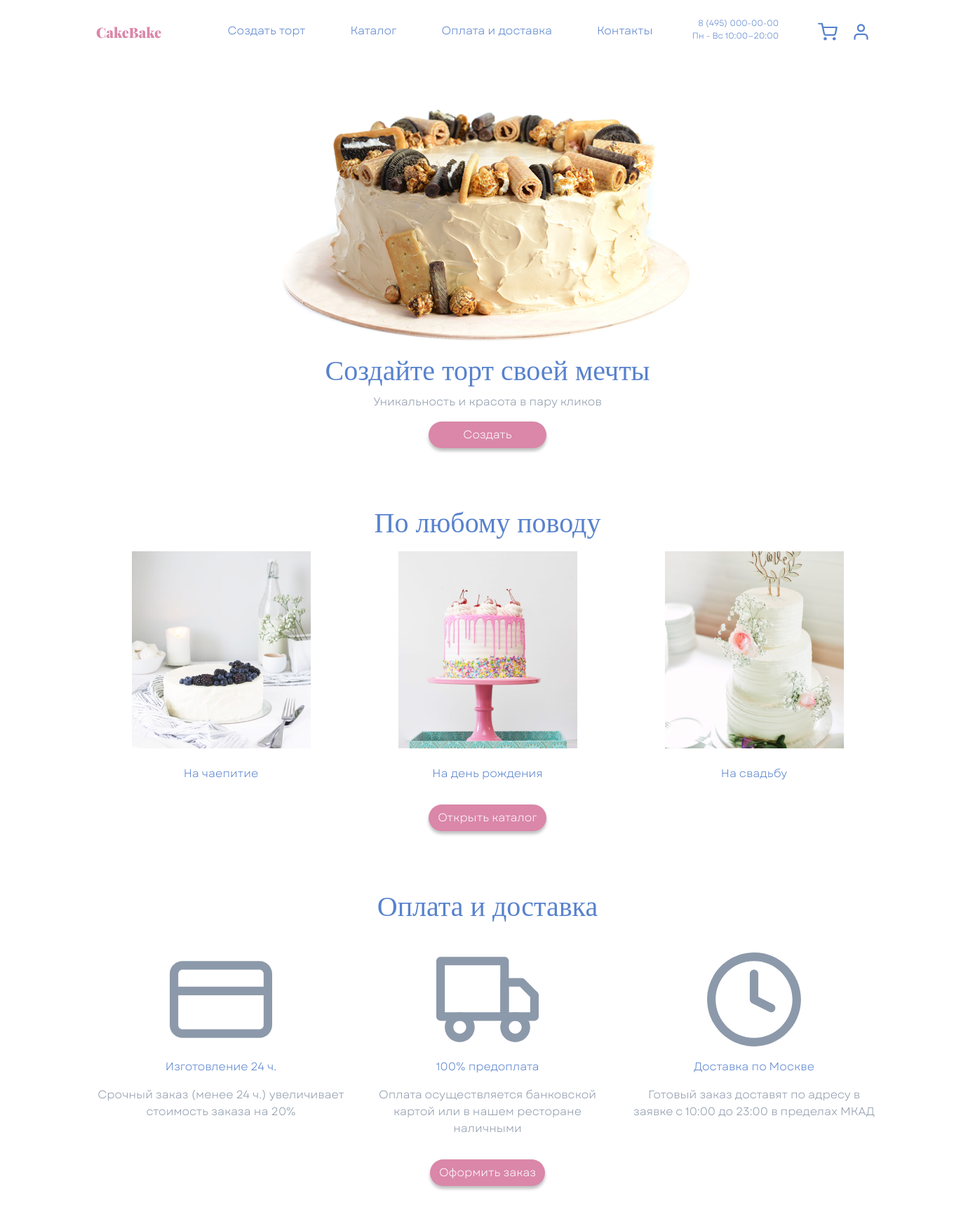
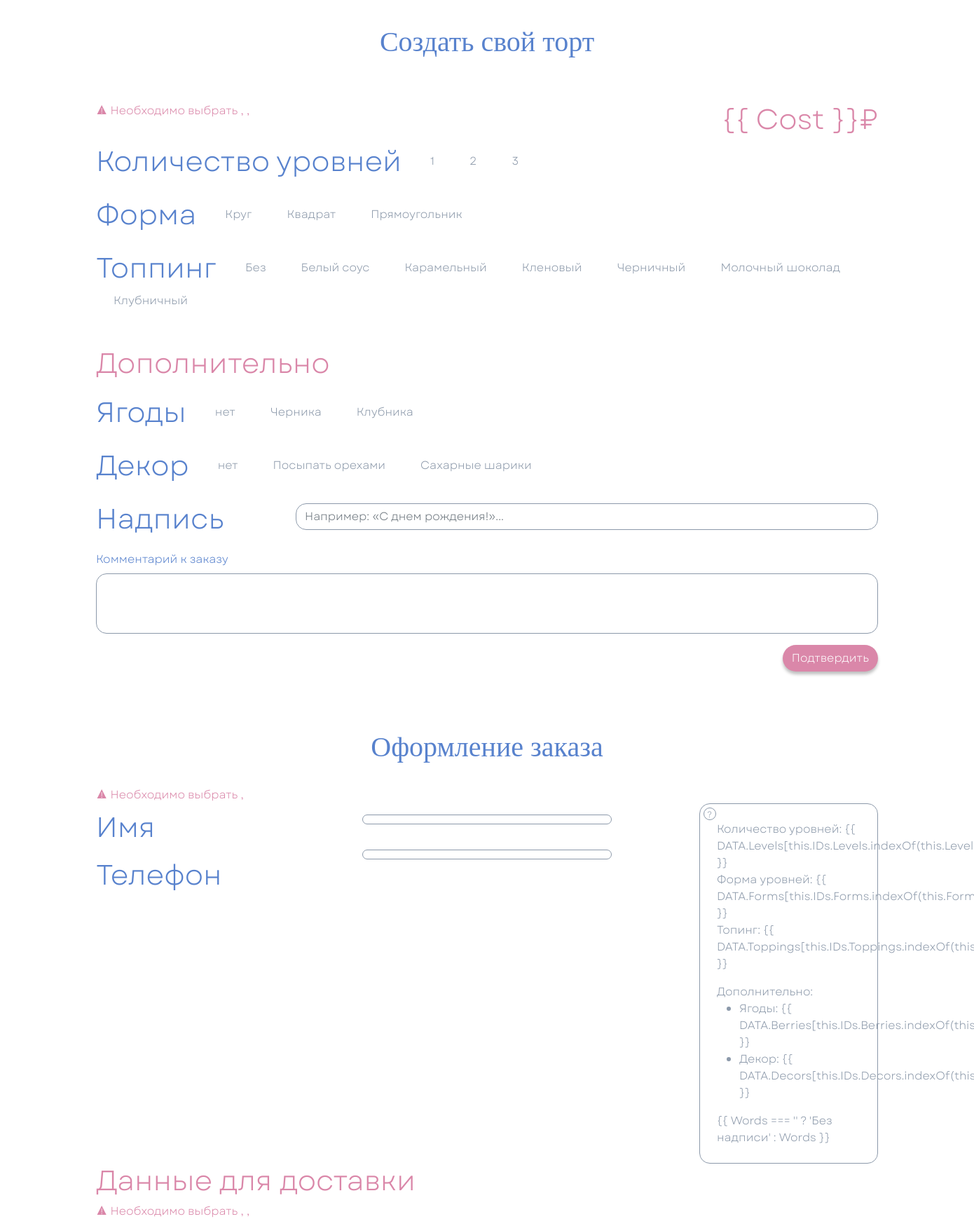
The page / (upper part) on the database its author committed (2 pictures, top to bottom).
### database/models.py (models this page shows, shortened)
class Layer(models.Model):
    num_layers = models.IntegerField(
        'Количество слоев',
    )
    price = models.DecimalField(
        'Цена',
        max_digits=6,
        decimal_places=2,
        null=True,
        default=0
    )
    image = models.ImageField(
        'Изображение',
        null=True,
        blank=True,
    )
    available = models.BooleanField(
        'Доступно к заказу',
        default=True,
    )
    @property
    def int_price(self):
        return int(self.price)
    class Meta:
        verbose_name = 'Опция количества слоев'
        verbose_name_plural = 'Опции количества слоев'

class Shape(models.Model):
    name = models.CharField(
        'Описание формы',
        max_length=100,
    )
    price = models.DecimalField(
        'Цена',
        max_digits=6,
        decimal_places=2,
        null=True,
        default=0
    )
    image = models.ImageField(
        'Изображение',
        null=True,
        blank=True,
    )
    available = models.BooleanField(
        'Доступно к заказу',
        default=True,
    )
    @property
    def int_price(self):
        return int(self.price)
    class Meta:
        verbose_name = 'Опция формы'
        verbose_name_plural = 'Опции формы'

class Topping(models.Model):
    name = models.CharField(
        'Описание топпинга',
        max_length=100,
    )
    price = models.DecimalField(
        'Цена',
        max_digits=6,
        decimal_places=2,
        null=True,
        default=0
    )
    image = models.ImageField(
        'Изображение',
        null=True,
        blank=True,
    )
    available = models.BooleanField(
        'Доступно к заказу',
        default=True,
    )
    @property
    def int_price(self):
        return int(self.price)
    class Meta:
        verbose_name = 'Опция топпинга'
        verbose_name_plural = 'Опции топпинга'

class Berries(models.Model):
    name = models.CharField(
        'Описание ягод',
        max_length=100,
    )
    price = models.DecimalField(
        'Цена',
        max_digits=6,
        decimal_places=2,
        null=True,
        default=0
    )
    image = models.ImageField(
        'Изображение',
        null=True,
        blank=True,
    )
    available = models.BooleanField(
        'Доступно к заказу',
        default=True,
    )
    @property
    def int_price(self):
        return int(self.price)
    class Meta:
        verbose_name = 'Опция ягод'
        verbose_name_plural = 'Опции ягод'

class Decor(models.Model):
    name = models.CharField(
        'Описание украшения',
        max_length=100,
    )
    price = models.DecimalField(
        'Цена',
        max_digits=6,
        decimal_places=2,
        null=True,
        default=0,
    )
    image = models.ImageField(
        'Изображение',
        null=True,
        blank=True,
    )
    available = models.BooleanField(
        'Доступно к заказу',
        default=True,
    )
    @property
    def int_price(self):
        return int(self.price)
    class Meta:
        verbose_name = 'Опция украшения'
        verbose_name_plural = 'Опции украшения'

### database/views.py (the view, shortened to what this page needs)
# urls.py: path('', IndexView.as_view(), name='index'),
class IndexView(View):
    def get(self, request):
        layers = Layer.objects.filter(available=True)
        context = {
            'layers': layers,
            'shapes': Shape.objects.filter(available=True),
            'toppings': Topping.objects.filter(available=True),
            'berries': Berries.objects.filter(available=True),
            'decors': Decor.objects.filter(available=True),
        }
        return render(request, 'index.html', context=context)

### templates/index.html (shortened to what this page needs)
{% load static %}
<!DOCTYPE html>
<html lang="en">
<head>
	<link href="https://cdn.jsdelivr.net/npm/bootstrap@5.0.2/dist/css/bootstrap.min.css" rel="stylesheet">
	<link rel="stylesheet" href="{% static 'Style.css' %}">
</head>
<body>
<header class="navbar navbar-expand-xl navbar-light fixed-top bg-white py-4">
	<nav class="container">
		<a class="navbar-brand" href="#">
			<img src="{% static 'img/Logo.svg' %}" alt="CakeBake">
		</a>
		<div class="collapse navbar-collapse justify-content-end" id="navbar">
			<ul class="navbar-nav">
				<li class="nav-item me-5">
					<a class="nav-link fw-lighter cake_blue" href="#step3">Создать торт</a>
				</li>
				<li class="nav-item me-5">
					<a class="nav-link fw-lighter cake_blue" href="#step2">Каталог</a>
				</li>
				<li class="nav-item me-5">
					<a class="nav-link fw-lighter cake_blue" href="#step4">Оплата и доставка</a>
				</li>
				<li class="nav-item me-5">
					<a class="nav-link fw-lighter cake_blue" href="#Contacts">Контакты</a>
				</li>
				<li class="nav-item d-block d-xl-flex flex-column align-items-end me-5">
					<small class="fw-lighter text-decoration-none fs_12 cake_blue">8 (495) 000-00-00</small>
					<small class="fw-lighter text-decoration-none fs_12 cake_blue">Пн - Вс 10:00—20:00</small>
				</li>
				<li class="nav-item d-flex align-items-center">
					<a class="nav-link fw-lighter me-1 cake_blue position-relative" href="#">
						<img src="{% static 'img/shopping-cart.svg' %}" alt="">
					</a>
					{% if user.is_authenticated %}
					<a class="nav-link fw-lighter me-1 cake_blue position-relative" href="{% url 'lk' %}">
						<img src="{% static 'img/user.svg' %}" alt="">
						<span class="position-absolute translate-middle badge rounded-pill cake__bg_pink fs_8 d-none">1</span>
					</a>
					<a class="nav-link fw-lighter cake_grey fs_12" href="{% url 'lk' %}">
						{{ user.name }}
					</a>
					{% else %}
					<a class="nav-link fw-lighter me-1 cake_blue position-relative" href="#RegModal" data-bs-toggle="modal">
						<img src="{% static 'img/user.svg' %}" alt="">
					</a>
					{% endif %}
				</li>
			</ul>
		</div>
	</nav>
</header>
<main>
	<div class="container mt-header">
		<article class="row position-relative">
			<div class="col-12 col-xxl-6 d-flex justify-content-center">
				<img class="max-w-full" src="{% static 'img/Cake.png' %}" alt="">
			</div>
			<div class="col-12 col-xxl-6 d-flex flex-column justify-content-center align-items-center align-items-xxl-start">
				<h1 class="font_Gogh fs_40 cake_blue">Создайте торт своей мечты</h1>
				<span class="cake_grey fw-lighter">Уникальность и красота в пару кликов</span>
				<a href="#step3" class="btn text-white rounded-pill px-5 mt-3 shadow-none cake__button cake__bg_pink">Создать</a>
			</div>
		</article>
		<article class="row pt-header d-flex justify-content-center" id="step2">
			<h2 class="font_Gogh fs_40 cake_blue text-center mb-3">По любому поводу</h2>
			<div class="col-12 col-sm-6 col-lg-4 d-flex flex-column align-items-center">
				<div class="card border-0 cake__hover">
					<a href="#" class="card-img-overlay"></a>
					<img src="{% static 'img/image1.png' %}" alt="" class="">
					<span class="cake_blue mt-4 fw-lighter mb-4 text-center">На чаепитие</span>
				</div>
			</div>
			<div class="col-12 col-sm-6 col-lg-4 d-flex flex-column align-items-center">
				<div class="card border-0 cake__hover">
					<a href="#" class="card-img-overlay"></a>
					<img src="{% static 'img/image2.png' %}" alt="" class="">
					<span class="cake_blue mt-4 fw-lighter mb-4 text-center">На день рождения</span>
				</div>
			</div>
			<div class="col-12 col-sm-6 col-lg-4 d-flex flex-column align-items-center">
				<div class="card border-0 cake__hover">
					<a href="#" class="card-img-overlay"></a>
					<img src="{% static 'img/image3.png' %}" alt="" class="">
					<span class="cake_blue mt-4 fw-lighter mb-4 text-center">На свадьбу</span>
				</div>
			</div>
			<div class="d-flex justify-content-center mt-2">
				<button class="btn text-white rounded-pill shadow-none cake__button cake__bg_pink">Открыть каталог</button>
			</div>
		</article>
		<article class="row pt-header text-center d-flex justify-content-center">
			<h2 class="font_Gogh fs_40 cake_blue text-center mb-5">Оплата и доставка</h2>
			<div class="col-12 col-sm-6 col-lg-4 d-flex flex-column align-items-center">
				<div class="d-flex align-items-center" style="height: 120px">
					<img src="{% static 'img/clock.svg' %}" alt="">
				</div>
				<span class="cake_blue mt-4 fw-lighter">Изготовление 24 ч.</span>
				<p class="cake_grey mt-3">Срочный заказ (менее 24 ч.) увеличивает стоимость заказа на 20%</p>
			</div>
			<div class="col-12 col-sm-6 col-lg-4 d-flex flex-column align-items-center">
				<div class="d-flex align-items-center" style="height: 120px">
					<img src="{% static 'img/card.svg' %}" alt="">
				</div>
				<span class="cake_blue mt-4 fw-lighter">100% предоплата</span>
				<p class="cake_grey mt-3">Оплата осуществляется банковской картой или в нашем ресторане наличными</p>
			</div>
			<div class="col-12 col-sm-6 col-lg-4 d-flex flex-column align-items-center">
				<div class="d-flex align-items-center" style="height: 120px">
					<img src="{% static 'img/deliv.svg' %}" alt="">
				</div>
				<span class="cake_blue mt-4 fw-lighter">Доставка по Москве</span>
				<p class="cake_grey mt-3">Готовый заказ доставят по адресу в заявке с 10:00 до 23:00 в пределах МКАД</p>
			</div>
			<div class="d-flex justify-content-center">
				<a href="#step3" class="btn text-white rounded-pill mt-3 shadow-none cake__button cake__bg_pink">Оформить заказ</a>
			</div>
		</article>
		<article id="VueApp">
			<section class="row pt-header" id="step3">
				<h2 class="font_Gogh fs_40 cake_blue text-center">Создать свой торт</h2>
				<v-form :validation-schema="schema1" @submit="ToStep4">
					<div class="d-flex justify-content-end align-items-center position-relative">
				<span class="cake_pink position-absolute start-0 top-50">
					<error-message name="layers" class="from__alert"></error-message>
					<error-message name="shape" class="from__alert"></error-message>
				</span>
					{% verbatim %}
						<span class="z-index-1 fs_40 cake_pink text-end mt-5" id="cost">{{ Cost }}₽</span>
					{% endverbatim %}
					</div>
					<div class="d-flex align-items-center flex-wrap mb-3">
						<span class="me-3 fs_40 cake_blue">Количество уровней</span>
						{% for layer in layers %}
						<label for="num{{layer.id}}" class="mx-2 px-3 py-1 cake_grey cake__label">{{layer.num_layers}}</label>
						{% endfor %}
					</div>
					<div class="d-flex align-items-center flex-wrap mb-3">
						<span class="me-3 fs_40 cake_blue">Форма</span>
						{% for shape in shapes %}
						<label for="shape{{shape.id}}" class="mx-2 px-3 py-1 cake_grey cake__label">{{shape.name}}</label>
						{% endfor %}
					</div>
					<div class="d-flex align-items-center flex-wrap mb-3">
						<span class="me-3 fs_40 cake_blue">Топпинг</span>
						{% for topping in toppings %}
						<label for="topping{{topping.id}}" class="mx-2 px-3 py-1 cake_grey cake__label">{{topping.name}}</label>
						{% endfor %}
					</div>
					<h1 class="me-3 fs_40 cake_pink mb-3 mt-5">Дополнительно</h1>
					<div class="d-flex align-items-center flex-wrap mb-3">
						<span class="me-3 fs_40 cake_blue">Ягоды</span>
						{% for berry in berries %}
						<label for="berries{{berry.id}}" class="mx-2 px-3 py-1 cake_grey cake__label">{{berry.name}}</label>
						{% endfor %}
					</div>
					<div class="d-flex align-items-center flex-wrap mb-3">
						<span class="me-3 fs_40 cake_blue">Декор</span>
						{% for decor in decors %}
						<label for="decor{{decor.id}}" class="mx-2 px-3 py-1 cake_grey cake__label">{{decor.name}}</label>
						{% endfor %}
					</div>
					<div class="row mb-3">
						<div class="col-5 col-md-4 col-lg-3">
							<label class="me-3 fs_40 cake_blue" for="words">Надпись</label>
						</div>
						<div class="col-7 col-md-8 col-lg-9 pt-2">
							<input v-model="Words" :class="Words ? 'cake__border_blue': ''" type="text" name="words" id="words" placeholder="Например: «С днем рождения!»..." class="form-control cake__textinput">
						</div>
					</div>
					<div>
						<label for="comment" class="cake_blue">Комментарий к заказу</label>
						<textarea v-model="Comments" :class="Comments ? 'cake__border_blue': ''" name="comment" id="comment" rows="3" class="form-control mt-2 cake__textinput" style="resize: none"></textarea>
					</div>
					<div class="d-flex justify-content-end">
						<button type="submit" class="btn text-white rounded-pill mt-3 shadow-none cake__button cake__bg_pink">Подтвердить</button>
					</div>
				</v-form>
			</section>
			<section class="row pt-header" id="step4" v-if="Designed">
				<v-form :validation-schema="schema2" @submit="this.$refs.HiddenFormSubmit.click()">
					<div class="col">
						<div class="d-flex flex-column position-relative pb-5">
							<h2 class="fs_40 font_Gogh cake_blue text-center align-self-center">Оформление заказа</h2>
							<span class="cake_pink mt-2 position-absolute bottom-0">
								<error-message name="name" class="from__alert"></error-message>
							</span>
						</div>
						<div class="row">
							<div class="col-6 col-lg-4 d-flex flex-column">
								<label for="name" class="my-1 fs_40 cake_blue">Имя</label>
								<label for="phone" class="my-1 fs_40 cake_blue">Телефон</label>
							</div>
							<div class="col-6 col-lg-4 d-flex flex-column">
								<div class="position-relative pb-1">
									<v-field v-model="Name" :class="Name ? 'cake__border_blue': ''" type="text" name="name" id="name" placeholder="Введите ваше имя" class="form-control my-3 cake__textinput"></v-field>
								</div>
								<div class="position-relative pb-1">
									<v-field v-model="Phone" :class="Phone ? 'cake__border_blue': ''" type="tel" name="phone" id="phone" placeholder="Введите номер" class="form-control my-3 cake__textinput"></v-field>
								</div>
							</div>
							<div class="col-12 col-lg-4 d-flex justify-content-center justify-content-lg-end">
								{% verbatim %}
								<div class="cake__card p-4 position-relative cake_grey">
									<span class="cake__badge rounded-pill">?</span>
									<span>Количество уровней: {{ DATA.Levels[this.IDs.Levels.indexOf(this.Levels)] }}</span>
									<span>Форма уровней: {{ DATA.Forms[this.IDs.Forms.indexOf(this.Form)] }}</span>
									<p>Топинг: {{ DATA.Toppings[this.IDs.Toppings.indexOf(this.Topping)] }}</p>
									<span>Дополнительно:</span>
									<ul>
										<li>Ягоды: {{ DATA.Berries[this.IDs.Berries.indexOf(this.Berries)] }}</li>
										<li>Декор: {{ DATA.Decors[this.IDs.Decors.indexOf(this.Decor)] }}</li>
									</ul>
									<span>{{ Words === '' ? 'Без надписи' : Words }}</span>
								</div>
								{% endverbatim %}
							</div>
						</div>
						<div class="d-flex flex-column position-relative pb-4">
							<h2 class="fs_40 cake_pink">Данные для доставки</h2>
							<span class="cake_pink mt-2 position-absolute bottom-0">
								<error-message name="address" class="from__alert"></error-message>
								<error-message name="date" class="from__alert"></error-message>
							</span>
						</div>
					</div>
				</v-form>
			</section>
		</article>
	</div>
</main>
</body>
</html>

### static/Style.css (style rules this page uses)
.font_Gogh { font-family: Gogh; }
html { height: 100%; }
* { font-family: Garet, serif; font-size: 16px; font-weight: normal; }
body { background-color: white; min-height: 100%; display: grid; grid-template-rows: auto 1fr auto; }
.mt-header { margin-top: calc(58px + 1.6rem); }
.pt-header { padding-top: calc(58px + 1.6rem); }
.cake_pink { color: #DA87A9 !important; }
.cake__bg_pink { background-color: #DA87A9 !important; }
.cake_blue { color: #5882CD !important; }
.cake_grey { color: #8C99AA !important; }
.cake__button { box-shadow: 0 4px 4px rgba(0, 0, 0, 0.25) !important; border-radius: 15px; }
.cake__label { border: 1px solid white; border-radius: 15px; }
.cake__textinput { border: 1px solid #8C99AA; border-radius: 15px; color: #5882CD !important; }
.cake__card { z-index: -1; border: 1px solid #8C99AA; border-radius: 15px; display: flex; flex-direction: column; max-width: 255px; }
.cake__badge { position: absolute; border: 1px solid #8C99AA; height: 18px; width: 18px; top: 5px; left: 5px; font-size: 12px; padding-left: 4px; }
.from__alert:not(:last-child):after { content: ','; }
.from__alert:first-child:before { content: '⚠ Необходимо выбрать '; }
.fs_12 { font-size: 12px; }
.fs_40 { font-size: 40px; }
.z-index-1 { z-index: -1; }
.max-w-full { max-width: 100%; }

### rows shown on the page
Layer: num_layers "1"
Layer: num_layers "2"
Layer: num_layers "3"
Shape: name "Круг"
Shape: name "Квадрат"
Shape: name "Прямоугольник"
Topping: name "Без"
Topping: name "Белый соус"
Topping: name "Карамельный"
Topping: name "Кленовый"
Topping: name "Черничный"
Topping: name "Молочный шоколад"
Topping: name "Клубничный"
Berries: name "нет"
Berries: name "Черника"
Berries: name "Клубника"
Decor: name "нет"
Decor: name "Посыпать орехами"
Decor: name "Сахарные шарики"
